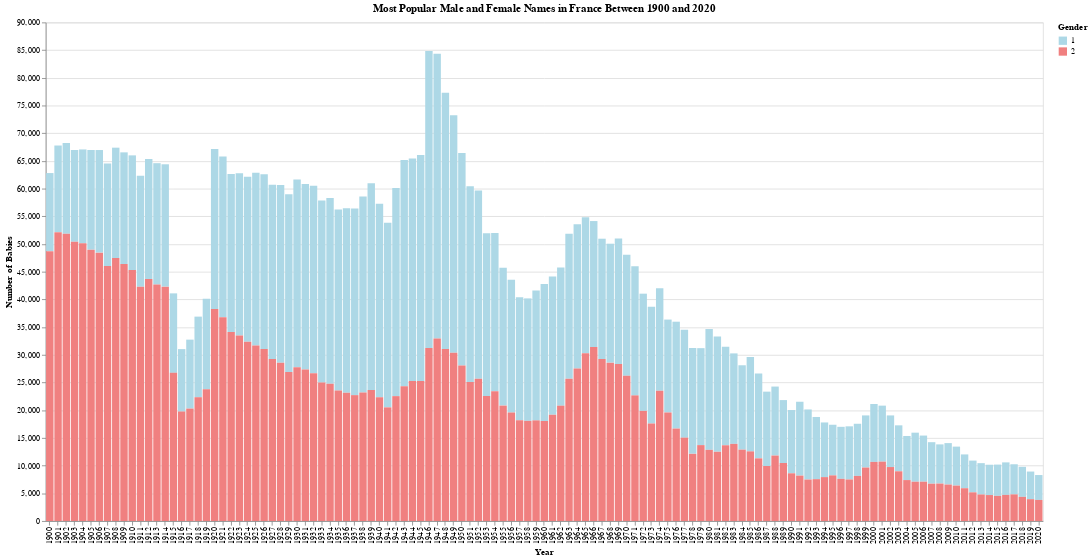

Notebook cell for this chart:
### Code cell
# Create the bar chart without faceting
bars = alt.Chart(most_popular_names).mark_bar().encode(
    x=alt.X('annais:O', title='Year', axis=alt.Axis(labelAngle=-90)),
    y=alt.Y('nombre:Q', title='Number of Babies'),
    color=alt.Color('sexe:N', scale=alt.Scale(domain=[1, 2], range=['lightblue', 'lightcoral']),
                    title='Gender'),
    tooltip=['annais','preusuel', 'nombre']
).properties(
    width=1200,
    height=600
)

# # Add text annotations
# text = bars.mark_text(
#     align='center',
#     baseline='bottom',
#     dy=-5  # Adjust the position
# ).encode(
#     text='nombre:Q'
# )

# Combine bar chart and text
final_chart = (bars).properties(
    title='Most Popular Male and Female Names in France Between 1900 and 2020'
)

final_chart

### Figure 1 — Vega-Lite specification as saved in the notebook (floating-point values rounded to 4 significant figures; data arrays with more than 128 entries replaced by an {"elided": "..."} marker saying what was removed)
{"config": {"view": {"continuousWidth": 300, "continuousHeight": 300}}, "data": {"name": "data-00b93f020ab72bbfddb91140c4d3f183"}, "mark": {"type": "bar"}, "encoding": {"color": {"field": "sexe", "scale": {"domain": [1, 2], "range": ["lightblue", "lightcoral"]}, "title": "Gender", "type": "nominal"}, "tooltip": [{"field": "annais", "type": "quantitative"}, {"field": "preusuel", "type": "nominal"}, {"field": "nombre", "type": "quantitative"}], "x": {"axis": {"labelAngle": -90}, "field": "annais", "title": "Year", "type": "ordinal"}, "y": {"field": "nombre", "title": "Number of Babies", "type": "quantitative"}}, "height": 600, "title": "Most Popular Male and Female Names in France Between 1900 and 2020", "width": 1200, "$schema": "https://vega.github.io/schema/vega-lite/v5.8.0.json", "datasets": {"data-00b93f020ab72bbfddb91140c4d3f183": {"elided": "242 records"}}}
